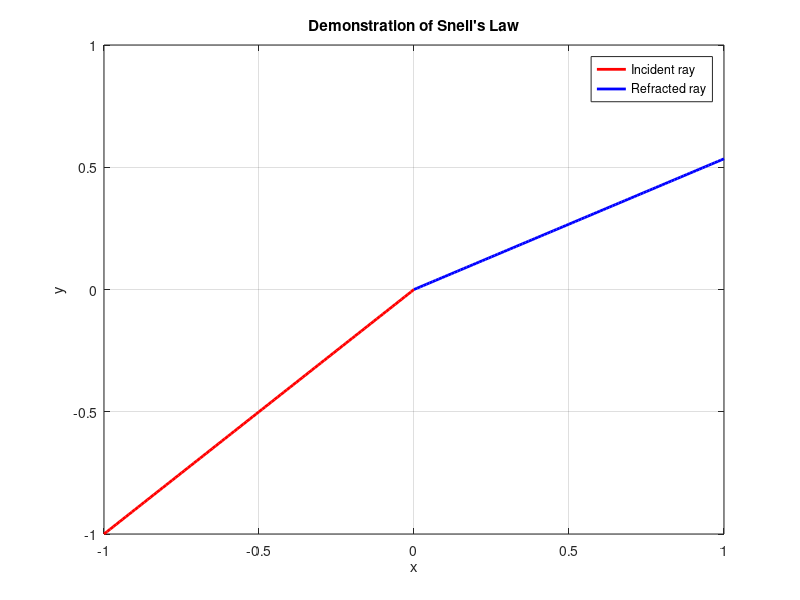

Reproduce this figure in MATLAB.
% Define the refractive indices and the angle of incidence
n1 = 1; % refractive index of medium 1 (e.g., air)
n2 = 1.5; % refractive index of medium 2 (e.g., glass)
theta1 = 45; % angle of incidence in degrees

% Convert the angle of incidence to radians
theta1_rad = deg2rad(theta1);

% Calculate the angle of refraction using Snell's Law
theta2_rad = asin(n1/n2 * sin(theta1_rad));

% Define the incident ray
x1 = -1:0.01:0;
y1 = tan(theta1_rad) * x1;

% Define the refracted ray
x2 = 0:0.01:1;
y2 = tan(theta2_rad) * x2;

% Plot the incident and refracted rays
figure;
plot(x1, y1, 'r', 'LineWidth', 2); hold on;
plot(x2, y2, 'b', 'LineWidth', 2); hold off;

% Set the plot limits
xlim([-1, 1]);
ylim([-1, 1]);

% Add labels and title
xlabel('x');
ylabel('y');
title('Demonstration of Snell''s Law');
legend('Incident ray', 'Refracted ray');

% Display the plot
grid on;
